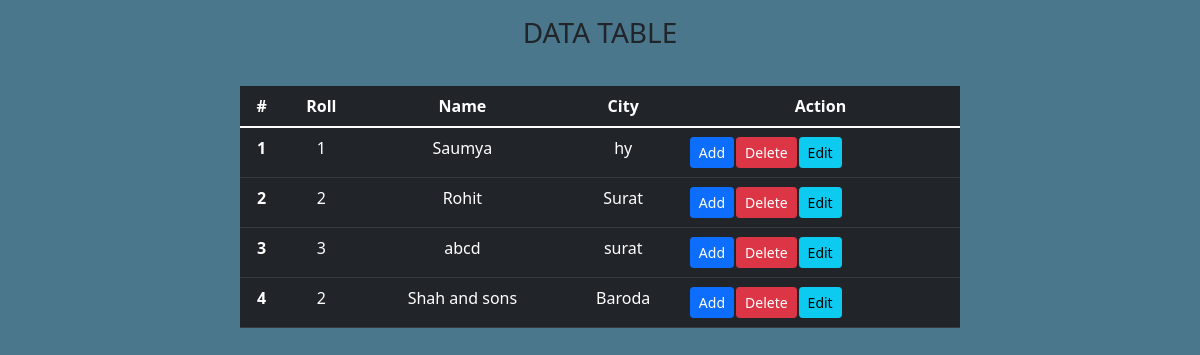
Before: / with the older database file.
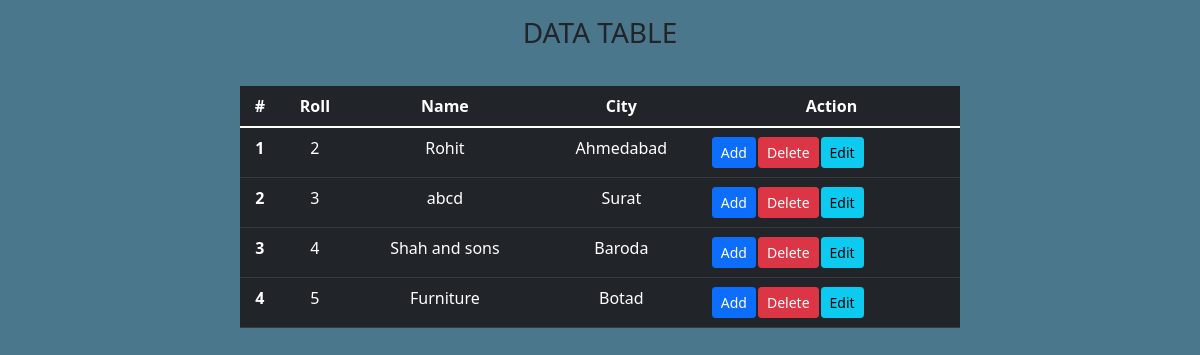
After: the same page with the newer database file.
### core/models.py (models this page shows)
class Student(models.Model):
    name = models.CharField(max_length=100)
    roll = models.IntegerField()
    city = models.CharField(max_length=100)

### core/views.py (the view)
# urls.py: path('',Home.as_view(),name="home"),
class Home(View):
    def get(self, request):
        stu_data = Student.objects.all()
        return render(request, 'core/home.html', {'studata':stu_data})

### core/templates/core/home.html (shortened to what this page needs)
{% extends 'core/base.html' %}
{% block main_content %}
    <html>
        <body>
        <section class="container">
            <div class="row justify-content-around text-center mt-3">
             <div class="col-sm-8">
                 <h3>DATA TABLE</h3> <br>
             </div>
            <div class="row justify-content-around text-center mt-1 ">
                    <div class="col-sm-8">
                 <table class="table table-dark table-hover">
                      <thead>
                         <tr>
                             <th scope="col">#</th>
                             <th scope="col">Roll</th>
                             <th scope="col">Name</th>
                             <th scope="col">City</th>
                             <th scope="col">Action</th>
                         </tr>
                      </thead>
                      <tbody>
                      {% for stud in studata %}
                        <tr>
                            <th scope="row">{{ forloop.counter }}</th>
                            <td>{{ stud.roll }}</td>
                            <td>{{ stud.name }}</td>
                            <td>{{ stud.city }}</td>
                            <td class="aline-inline">
                                <table>
                                    <tr>
                                        <td>
                                             <a href="{% url 'add-student' %}" class="btn btn-sm btn-primary float-end">Add</a>
                                        </td>
                                        <td>
                                            <form action="{% url 'delete-student' %}" method="POST">
                                                <input type="submit" value="Delete" class="btn btn-danger btn-sm">
                                            </form>
                                        </td>
                                        <td>
                                            <a href="{% url 'edit-student' stud.id %}" class="btn btn-sm btn-info">Edit</a>
                                        </td>
                                    </tr>
                                </table>
                            </td>
                        </tr>
                      {% endfor %}
                      </tbody>
                 </table>
            </div>
            </div>
            </div>
        </section>
        </body>
    </html>
{% endblock main_content%}

### core/templates/core/base.html (shortened to what this page needs)
<!doctype html>
<html lang="en">
{% load static %}
  <head>
    <link href="https://cdn.jsdelivr.net/npm/bootstrap@5.1.3/dist/css/bootstrap.min.css" rel="stylesheet">
      <link rel="stylesheet" href="{% static 'css/base.css' %}">
  </head>
  <body>
  {% block main_content %}
  {% endblock main_content %}
  </body>
</html>

### core/static/css/base.css (style rules this page uses)
body { background-color: #4b778d; }

Changed rows visible on the page:
removed Student: roll "1", name "Saumya", city "hy"
changed Student "Rohit": city "Surat" → "Ahmedabad"
changed Student "abcd": city "surat" → "Surat"
changed Student "Shah and sons": roll "2" → "4"
added Student: roll "5", name "Furniture", city "Botad"
